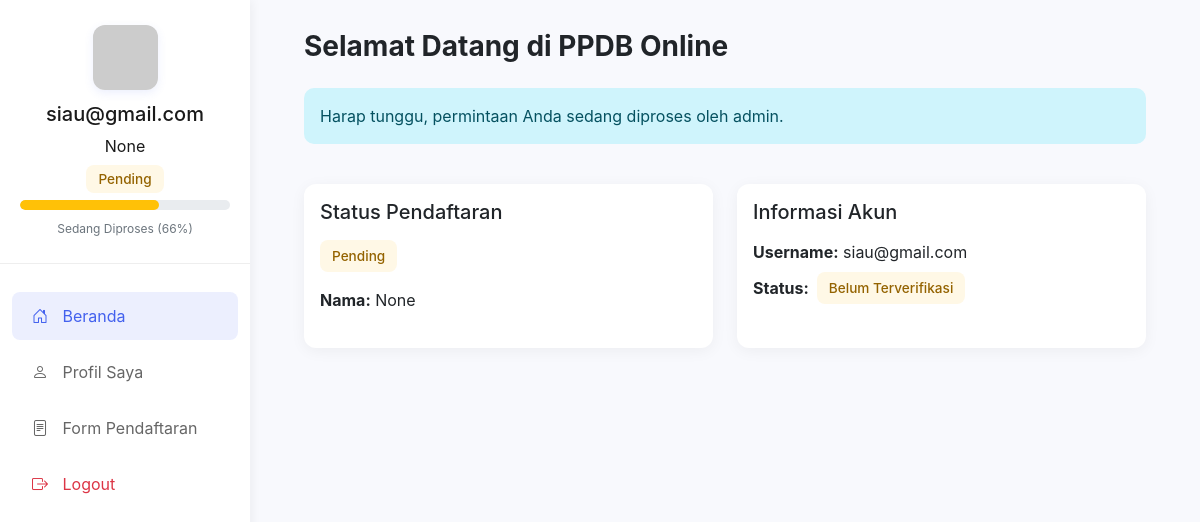
Before: / (signed in) with the older database file.
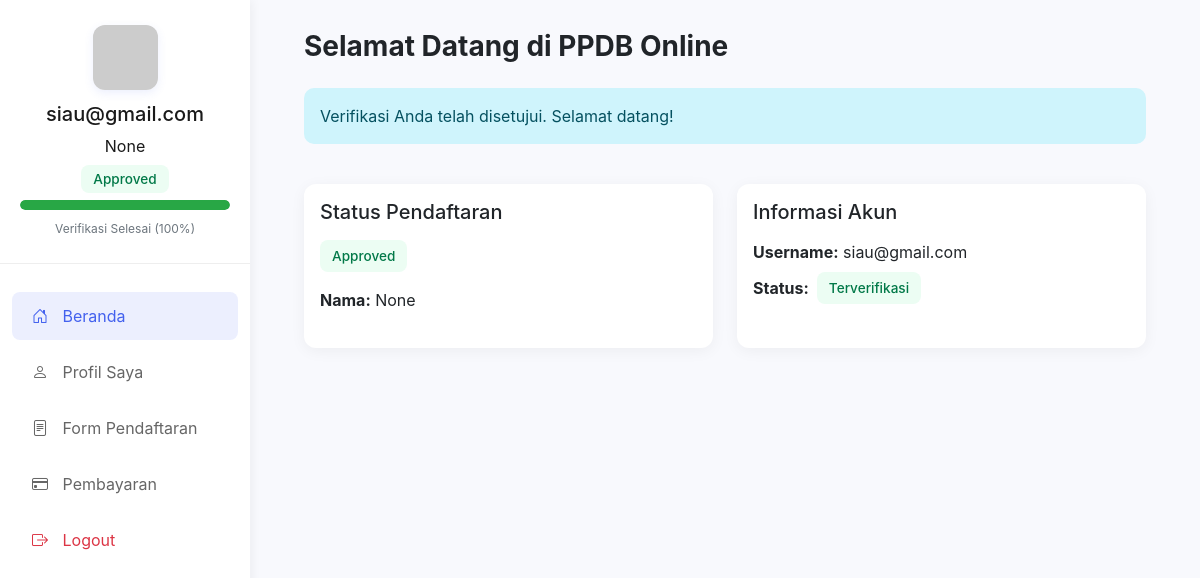
After: the same page with the newer database file.
### app.py (models this page shows, shortened)
class User(db.Model):
    __tablename__ = 'users'  # Explicitly define table name
    id = db.Column(db.Integer, primary_key=True)
    username = db.Column(db.String(100), unique=True, nullable=False)
    password = db.Column(db.String(200), nullable=False)
    is_admin = db.Column(db.Boolean, default=False)
    is_verified = db.Column(db.Boolean, default=False)  # Add this attribute
    formulir = db.relationship('Formulir', back_populates='user')  # Add this relationship

class Formulir(db.Model):
    id = db.Column(db.Integer, primary_key=True)
    user_id = db.Column(db.Integer, db.ForeignKey('users.id'), nullable=False)
    user = db.relationship('User', back_populates='formulir')
    nama_lengkap = db.Column(db.String(100))
    tempat_lahir = db.Column(db.String(100))
    tanggal_lahir = db.Column(db.String(100))
    jenis_kelamin = db.Column(db.String(20))
    alamat = db.Column(db.String(200))
    asal_sekolah = db.Column(db.String(200))
    jurusan = db.Column(db.String(100))
    no_hp = db.Column(db.String(20))
    foto_path = db.Column(db.String(200))
    ijazah_path = db.Column(db.String(200))
    pembayaran_path = db.Column(db.String(200))
    pembayaran_status = db.Column(db.String(20), default='belum')
    verifikasi_status = db.Column(db.String(20), default='belum')

### app.py (the view)
@app.route('/', methods=['GET', 'POST'])
def index():
    if 'user_id' not in session:
        return render_template('landing.html')
    user = User.query.get(session['user_id'])
    formulir = Formulir.query.filter_by(user_id=user.id).first()
    total_pendaftar = Formulir.query.count()
    verified_count = Formulir.query.filter_by(verifikasi_status='approved').count()
    pending_count = Formulir.query.filter_by(verifikasi_status='pending').count()
    if formulir:
        if formulir.verifikasi_status == 'pending':
            pesan = "Harap tunggu, permintaan Anda sedang diproses oleh admin."
        elif formulir.verifikasi_status == 'approved':
            pesan = "Verifikasi Anda telah disetujui. Selamat datang!"
        elif formulir.verifikasi_status == 'rejected':
            pesan = "Verifikasi Anda ditolak. Silakan kirim ulang data Anda."
        else:
            pesan = ""
    else:
        pesan = ""
    return render_template('index.html',
                         user=user,
                         formulir=formulir,
                         pesan=pesan,
                         total_pendaftar=total_pendaftar,
                         verified_count=verified_count,
                         pending_count=pending_count)

### app.py (called while the page is built)
@app.before_request
def make_session_permanent():
    session.permanent = True

@app.context_processor
def utility_processor():
    def get_current_user():
        if 'user_id' in session:
            return User.query.get(session['user_id'])
        return None
    def get_user_formulir():
        if 'user_id' in session:
            return Formulir.query.filter_by(user_id=session['user_id']).first()
        return None
    return dict(get_current_user=get_current_user, get_user_formulir=get_user_formulir)

### templates/index.html (shortened to what this page needs)
{% extends "base.html" %}
{% block content %}
<div class="container-fluid">
  <div class="row mb-4">
    <div class="col-12">
      <h3 class="fw-bold mb-4">Selamat Datang di PPDB Online</h3>
      {% if pesan %}
      <div class="alert alert-info">{{ pesan }}</div>
      {% endif %}
    </div>
  </div>
  <div class="row g-4">
    <div class="col-md-6">
      <div class="card h-100">
        <div class="card-body">
          <h5 class="card-title mb-3">Status Pendaftaran</h5>
          {% set formulir = get_user_formulir() %}
          {% if formulir %}
          <div class="d-flex align-items-center mb-3">
            <div class="status-badge
                        {% if formulir.verifikasi_status == 'approved' %}status-approved
                        {% elif formulir.verifikasi_status == 'pending' %}status-pending
                        {% else %}status-rejected{% endif %}">
              {{ formulir.verifikasi_status|title }}
            </div>
          </div>
          <p class="card-text">
            <strong>Nama:</strong> {{ formulir.nama_lengkap }}
          </p>
          {% else %}
          <p class="card-text text-muted mb-3">Anda belum mengisi formulir pendaftaran</p>
          <a href="{{ url_for('verifikasi') }}" class="btn btn-primary rounded-pill px-4">Isi Formulir</a>
          {% endif %}
        </div>
      </div>
    </div>
    <div class="col-md-6">
      <div class="card h-100">
        <div class="card-body">
          <h5 class="card-title mb-3">Informasi Akun</h5>
          <p class="card-text mb-2">
            <strong>Username:</strong> {{ user.username }}
          </p>
          <div class="d-flex align-items-center">
            <strong class="me-2">Status:</strong>
            {% if user.is_verified %}
            <span class="status-badge status-approved">Terverifikasi</span>
            {% else %}
            <span class="status-badge status-pending">Belum Terverifikasi</span>
            {% endif %}
          </div>
        </div>
      </div>
    </div>
  </div>
</div>
{% endblock %}

### templates/base.html (shortened to what this page needs)
<!DOCTYPE html>
<html>
<head>
  <link href="https://cdn.jsdelivr.net/npm/bootstrap@5.1.3/dist/css/bootstrap.min.css" rel="stylesheet">
  <link rel="stylesheet" href="https://cdn.jsdelivr.net/npm/bootstrap-icons@1.8.1/font/bootstrap-icons.css">
</head>
<body>
  <div class="wrapper">
    <nav class="sidebar">
      <div class="sidebar-header">
        <div class="sidebar-user">
          <img src="https://ui-avatars.com/api/?name={{ user.username if user else 'User' }}&background=random"
            alt="Profile">
          {% if session.user_id %}
          {% set user = get_current_user() %}
          <h5 class="mb-2">{{ user.username }}</h5>
          {% set formulir = get_user_formulir() %}
          {% if formulir %}
          <p class="mb-2">{{ formulir.nama_lengkap }}</p>
          <span class="status-badge
                                {% if formulir.verifikasi_status == 'approved' %}status-approved
                                {% elif formulir.verifikasi_status == 'pending' %}status-pending
                                {% else %}status-rejected{% endif %}">
            {{ formulir.verifikasi_status|title }}
          </span>
          <div class="progress">
            {% set progress = {
              'approved': 100,
              'pending': 66,
              'rejected': 33,
              'none': 0
            } %}
            <div class="progress-bar {% if formulir.verifikasi_status == 'approved' %}bg-success
                                    {% elif formulir.verifikasi_status == 'pending' %}bg-warning
                                    {% else %}bg-danger{% endif %}"
                 role="progressbar"
                 style="width: {{ progress[formulir.verifikasi_status|default('none')] }}%"
                 aria-valuenow="{{ progress[formulir.verifikasi_status|default('none')] }}"
                 aria-valuemin="0"
                 aria-valuemax="100">
            </div>
          </div>
          <div class="progress-status">
            {% if formulir.verifikasi_status == 'approved' %}
            Verifikasi Selesai
            {% elif formulir.verifikasi_status == 'pending' %}
            Sedang Diproses
            {% else %}
            Belum Diverifikasi
            {% endif %}
            ({{ progress[formulir.verifikasi_status|default('none')] }}%)
          </div>
          {% endif %}
          {% endif %}
        </div>
      </div>
      <div class="sidebar-menu mt-4">
        <div class="nav flex-column">
          <a href="{{ url_for('index') }}" class="nav-link {{ 'active' if request.endpoint == 'index' }}">
            <i class="bi bi-house-door"></i> Beranda
          </a>
          <a href="{{ url_for('profile') }}" class="nav-link {{ 'active' if request.endpoint == 'profile' }}">
            <i class="bi bi-person"></i> Profil Saya
          </a>
          <a href="{{ url_for('verifikasi') }}" class="nav-link {{ 'active' if request.endpoint == 'verifikasi' }}">
            <i class="bi bi-file-text"></i> Form Pendaftaran
          </a>
          {% if session.user_id %}
          {% set formulir = get_user_formulir() %}
          {% if formulir and formulir.verifikasi_status == 'approved' %}
          <a href="{{ url_for('pembayaran') }}" class="nav-link {{ 'active' if request.endpoint == 'pembayaran' }}">
            <i class="bi bi-credit-card"></i> Pembayaran
          </a>
          {% endif %}
          {% endif %}
          <a href="{{ url_for('logout') }}" class="nav-link text-danger">
            <i class="bi bi-box-arrow-right"></i> Logout
          </a>
        </div>
      </div>
    </nav>
    <div class="content">
      <div class="container-fluid">
        {% block content %}{% endblock %}
      </div>
    </div>
  </div>
</body>
</html>

### templates/base.html (style rules this page uses)
:root { --primary-color: #4361ee; --sidebar-width: 250px; }
body { font-family: 'Inter', -apple-system, sans-serif; background: #f8f9fd; }
.wrapper { display: flex; min-height: 100vh; }
.sidebar { width: var(--sidebar-width); background: white; color: #1a1a1a; position: fixed; height: 100vh; transition: all 0.3s; box-shadow: 2px 0 10px rgba(0, 0, 0, 0.05); overflow-y: auto; z-index: 1000; }
.sidebar-header { padding: 25px 20px; text-align: center; border-bottom: 1px solid #eee; }
.sidebar-user img { width: 65px; height: 65px; border-radius: 12px; margin-bottom: 12px; box-shadow: 0 3px 10px rgba(67, 97, 238, 0.1); }
.nav-link { color: #666; padding: 12px 20px; transition: all 0.2s; border-radius: 8px; margin: 4px 12px; }
.nav-link:hover, .nav-link.active { color: var(--primary-color); background: rgba(67, 97, 238, 0.1); }
.nav-link i { margin-right: 10px; }
.content { margin-left: var(--sidebar-width); padding: 30px; width: calc(100% - var(--sidebar-width)); min-height: 100vh; position: relative; }
.card { border: none; border-radius: 12px; box-shadow: 0 3px 15px rgba(0, 0, 0, 0.05); margin-bottom: 20px; }
.status-badge { padding: 6px 12px; border-radius: 8px; font-size: 0.85em; font-weight: 500; }
.status-approved { background: #ecfdf3; color: #027948; }
.alert { border-radius: 10px; border: none; }
.progress { background-color: #e9ecef; border-radius: 10px; height: 10px !important; margin: 10px 0; }
.progress-bar { border-radius: 10px; transition: width 0.3s ease; }
.progress-bar.bg-success { background-color: #28a745 !important; }
.progress-status { font-size: 12px; margin-top: 5px; color: #6c757d; }

Changed rows visible on the page:
changed User "siau@gmail.com": is_verified False → True (drawn)
changed Formulir "None": verifikasi_status "Pending" → "Approved"; verifikasi_status "66" → "100"
Other visible differences:
{{ pesan }}: "Harap tunggu, permintaan Anda sedang diproses oleh admin." → "Verifikasi Anda telah disetujui. Selamat datang!"
text no longer shown: "Sedang Diproses Belum Terverifikasi"
text now shown: "Verifikasi Selesai Pembayaran Terverifikasi"
